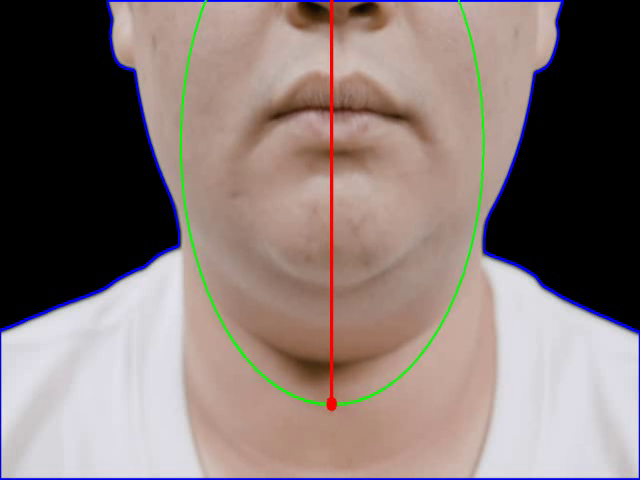
#> input picture frame 15 of ai-server/output.avi, 640 x 480 px, given in place of 練習一_舌頭向前_new.mp4, which was not available
$ python calculateByEllipse.py
#> lines starting #> are read from the running program, lines starting #| are printed output that depends on the picture; after the words box and inside, x2 and y2 are one past the last pixel; in counts of white or black regions, pixels touching at a corner belong together; pictures that were not available may be replaced by others from this repository, and a replacement may not be noted
#> in video_to_image, frame is the input picture: shape (480, 640, 3); mean B, G, R 117, 120.2, 134.9
import cv2
import math
import numpy as np

def find_center_point(img: cv2.Mat):
    img_gray = cv2.cvtColor(img, cv2.COLOR_BGR2GRAY)

    _, img_binary = cv2.threshold(img_gray, 10, 255, cv2.THRESH_BINARY)
    contours, _ = cv2.findContours(
        img_binary, cv2.RETR_TREE, cv2.CHAIN_APPROX_SIMPLE)
    cnt = contours[0]
    M = cv2.moments(cnt, True)

    cx = int(M['m10']/M['m00'])
    cy = int(M['m01']/M['m00'])
    return (cx, cy)


def find_distance_of_two_points(point1, point2):
    sum = 0
    for i in range(len(point1)):
        sum = sum + (point1[i]-point2[i])**2

    return math.sqrt(sum)


def find_tongue_angle_and_length(img):

    gray = cv2.cvtColor(img, cv2.COLOR_BGR2GRAY)
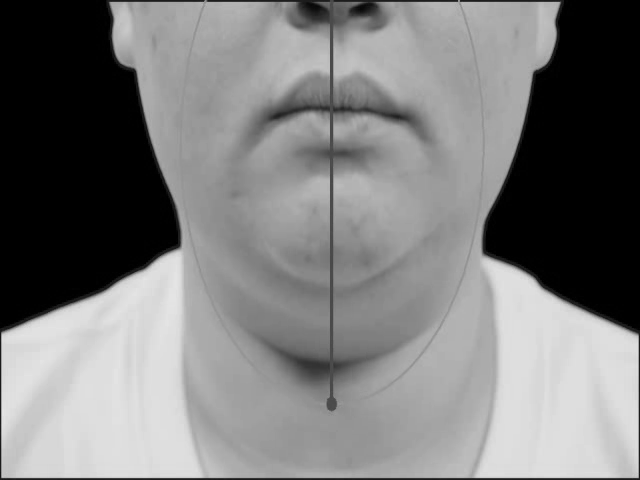
#> gray: shape (480, 640); min 0, max 229, mean 124.2
    _, binary = cv2.threshold(
        gray, 10, 255, cv2.THRESH_BINARY)
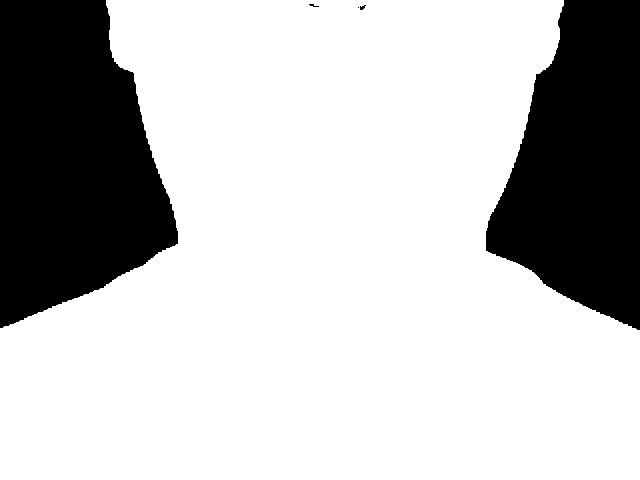
#> binary: shape (480, 640); 74.7% white; 5 black regions (3 under 20 px)
    contours, _ = cv2.findContours(
        binary, cv2.RETR_TREE, cv2.CHAIN_APPROX_SIMPLE)
#> contours = 4 contours, 1 with area under 20; largest, box (x1, y1, x2, y2) and area: (0, 0, 640, 480) 228228, (359, 4, 367, 11) 26, (308, 3, 320, 8) 26

    areas = [cv2.contourArea(c) for c in contours]
#> areas = [228228.5, 2, 26, 25.5]
    max_index = np.argmax(areas)
#> max_index = 0
    cnt = contours[max_index]
#> cnt = contour of 437 points, box (x1, y1, x2, y2) (0, 0, 640, 480), area 228228

    # fit rectangle
    # rect = cv2.minAreaRect(cnt)
    # box = cv2.boxPoints(rect)
    # box = np.intp(box)

    ellipse = cv2.fitEllipse(cnt)
#> ellipse = ((331.3, 142.9), (400.5, 437.3), 1.54)
    (xc, yc), (d1, d2), angle = ellipse
#> xc = 331.3; yc = 142.9; d1 = 400.5; d2 = 437.3; angle = 1.54

    r_major = max(d1, d2)/2
#> r_major = 218.6
    # if angle > 90:
    #     angle = 180 - angle

    if angle > 90:
        angle = angle - 90
    else:
        angle = angle + 90
#> angle = 91.54

    # tongue tip coordinate
    x1 = xc + math.cos(math.radians(angle))*r_major
#> x1 = 325.4
    y1 = yc + math.sin(math.radians(angle))*r_major
#> y1 = 361.5
    # tongue root coordinate
    x2 = xc + math.cos(math.radians(angle+180))*r_major*0.63
#> x2 = 335
    y2 = yc + math.sin(math.radians(angle+180))*r_major*0.63
#> y2 = 5.25

    # [8 lines of commented-out code are left out]
    cv2.drawContours(img, [cnt], 0, (255, 0, 0), 2)
    cv2.line(img, (int(x1), int(y1)),
             (int(x2), int(y2)), (0, 0, 255), 3)
    cv2.ellipse(img, ellipse, (0, 255, 0), 2)
    cv2.circle(img, (int(x1), int(y1)), radius=0,
               color=(0, 0, 255), thickness=15)
    cv2.circle(img, (int(x2), int(y2)), radius=0,
               color=(255, 0, 0), thickness=15)
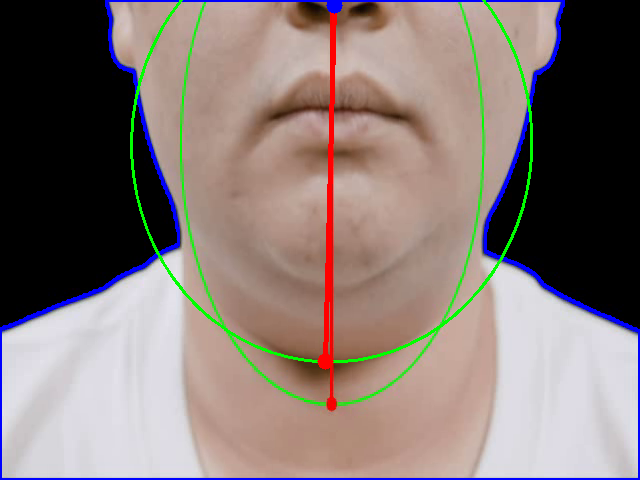
#> img: shape (480, 640, 3); mean B, G, R 117.2, 120.9, 133.9


    return (img,angle, find_distance_of_two_points((x1, y1), (x2, y2)))


# [4 lines of commented-out code are left out]


def gamma_trans(img, gamma):  # gamma函数处理
    gamma_table = [np.power(x / 255.0, gamma) * 255.0 for x in range(256)]  # 建立映射表
    gamma_table = np.round(np.array(gamma_table)).astype(np.uint8)  # 颜色值为整数
    return cv2.LUT(img, gamma_table)  # 图片颜色查表。另外可以根据光强（颜色）均匀化原则设计自适应算法。


def apply_gamma_to_image(file_path):
    img_gray=cv2.imread(file_path,0)   # 灰度图读取，用于计算gamma值
    img = cv2.imread(file_path)    # 原图读取

    mean = np.mean(img_gray)
    gamma_val = math.log10(0.5)/math.log10(mean*255)    # 公式计算gamma

    image_gamma_correct = gamma_trans(img, gamma_val)   # gamma变换
    return image_gamma_correct


# [16 lines of commented-out code are left out]

def video_to_image(path,interval):
    fourcc = cv2.VideoWriter_fourcc(*'DIVX')
    out = cv2.VideoWriter('output.avi', fourcc, 20.0, (640,  480))
    frame_count = 0
    frame_index = 0

    cap = cv2.VideoCapture(path)

    if cap.isOpened():
        success = True
    else:
        success = False

    while cap.isOpened():
        success, frame = cap.read()
        if success is False:
            break
        if frame_index % interval == 0:
            img,_,_ = find_tongue_angle_and_length(frame)
            img1 = cv2.flip(img, 0)
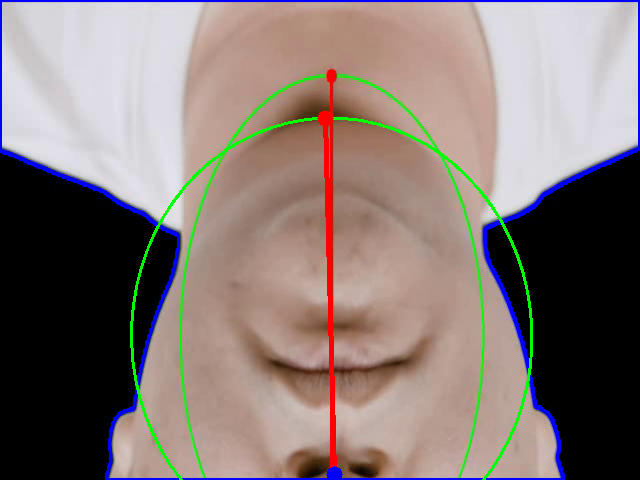
#> img1: shape (480, 640, 3); mean B, G, R 117.2, 120.9, 133.9
            out.write(img1)
            frame_count = frame_count +1
        frame_index += 1
    # cap.release()
    # out.release()
    # cv2.destroyAllWindows()

video_to_image('./photos/raw_photos/練習一_舌頭向前_new.mp4',3)

$ run again, starting later in the video
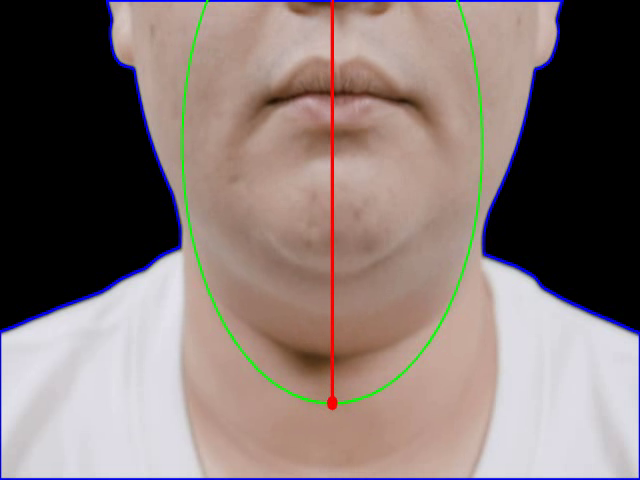
#> input picture frame 71 of ai-server/output.avi, 640 x 480 px, given in place of 練習一_舌頭向前_new.mp4, which was not available
#> in video_to_image, frame is the input picture: shape (480, 640, 3); mean B, G, R 116.2, 119.4, 134.2
#> in find_tongue_angle_and_length, `_, binary = cv2.threshold( gray, 10, 255, cv2.THRESH_BINARY)`:
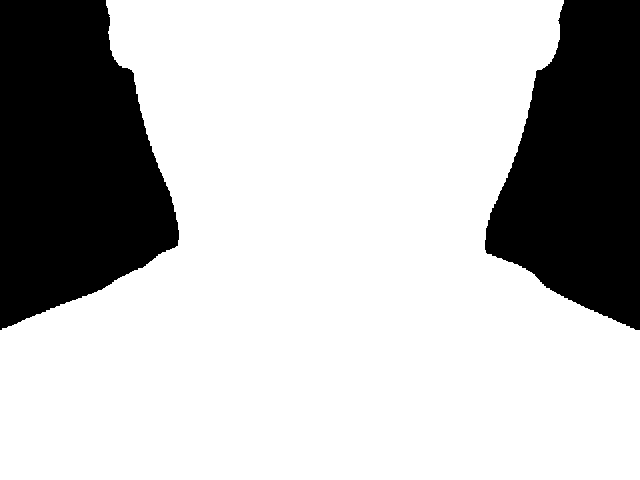
#> binary: shape (480, 640); 74.3% white; 2 black regions
#> contours = 1 contour; box (x1, y1, x2, y2) and area: (0, 0, 640, 480) 227221
#> areas = [227221]
#> max_index = 0
#> cnt = contour of 442 points, box (x1, y1, x2, y2) (0, 0, 640, 480), area 227221
#> ellipse = ((331.1, 141.7), (400.8, 443.8), 1.53)
#> in find_tongue_angle_and_length, `(xc, yc), (d1, d2), angle = ellipse`: xc = 331.1; yc = 141.7; d1 = 400.8; d2 = 443.8; angle = 1.53
#> r_major = 221.9
#> in find_tongue_angle_and_length, `angle = angle + 90`: angle = 91.53
#> x1 = 325.2
#> y1 = 363.5
#> x2 = 334.8
#> y2 = 1.97
#> in video_to_image, `img1 = cv2.flip(img, 0)`:
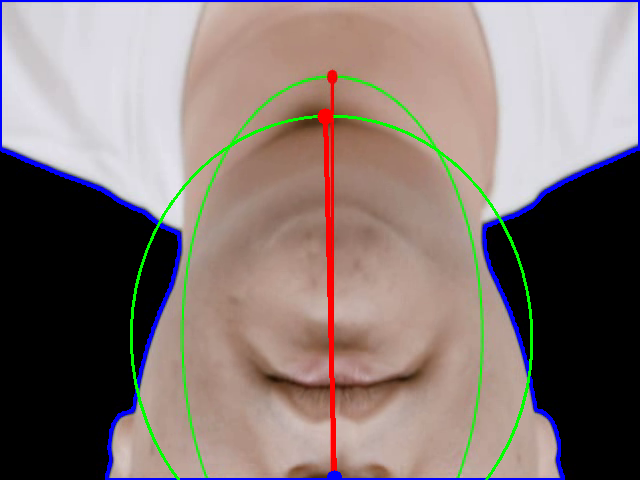
#> img1: shape (480, 640, 3); mean B, G, R 116.5, 120, 133.3

$ run again, starting later in the video
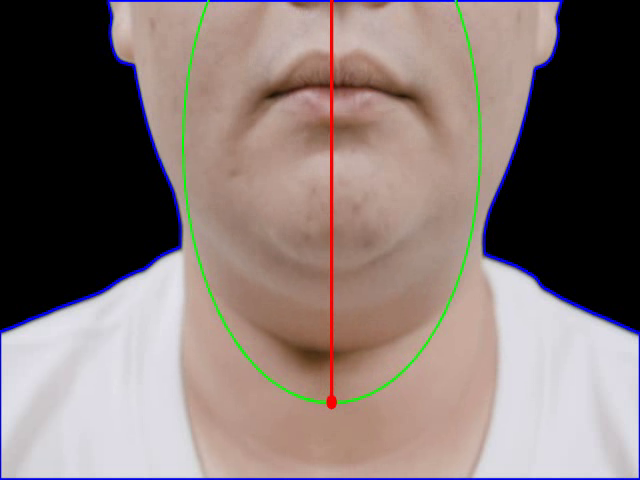
#> input picture frame 127 of ai-server/output.avi, 640 x 480 px, given in place of 練習一_舌頭向前_new.mp4, which was not available
#> in video_to_image, frame is the input picture: shape (480, 640, 3); mean B, G, R 116.2, 119.3, 134.1
#> in find_tongue_angle_and_length, `_, binary = cv2.threshold( gray, 10, 255, cv2.THRESH_BINARY)`:
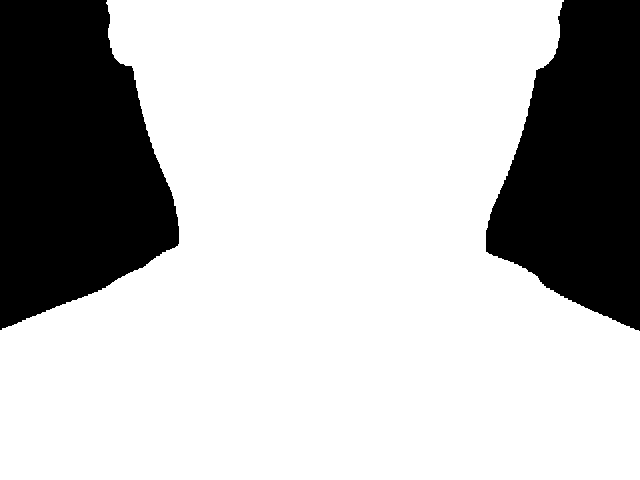
#> binary: shape (480, 640); 74.2% white; 2 black regions
#> contours = 1 contour; box (x1, y1, x2, y2) and area: (0, 0, 640, 480) 226846
#> areas = [226845.5]
#> max_index = 0
#> cnt = contour of 451 points, box (x1, y1, x2, y2) (0, 0, 640, 480), area 226846
#> ellipse = ((331, 139.3), (398.8, 437.4), 1.81)
#> in find_tongue_angle_and_length, `(xc, yc), (d1, d2), angle = ellipse`: xc = 331; yc = 139.3; d1 = 398.8; d2 = 437.4; angle = 1.81
#> r_major = 218.7
#> in find_tongue_angle_and_length, `angle = angle + 90`: angle = 91.81
#> x1 = 324.1
#> y1 = 357.9
#> x2 = 335.4
#> y2 = 1.59
#> in video_to_image, `img1 = cv2.flip(img, 0)`:
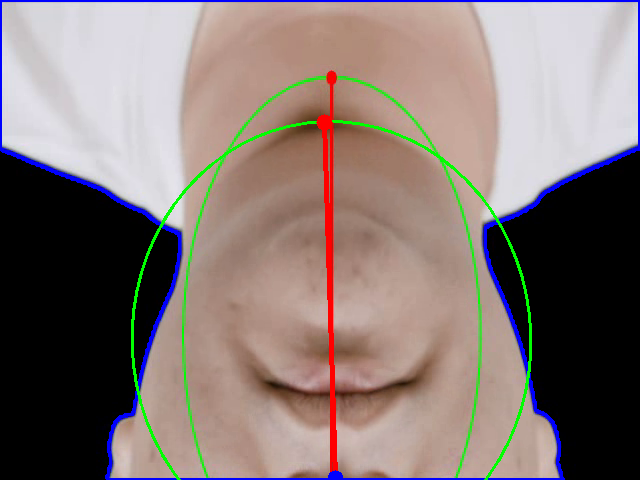
#> img1: shape (480, 640, 3); mean B, G, R 116.4, 119.9, 133.2
